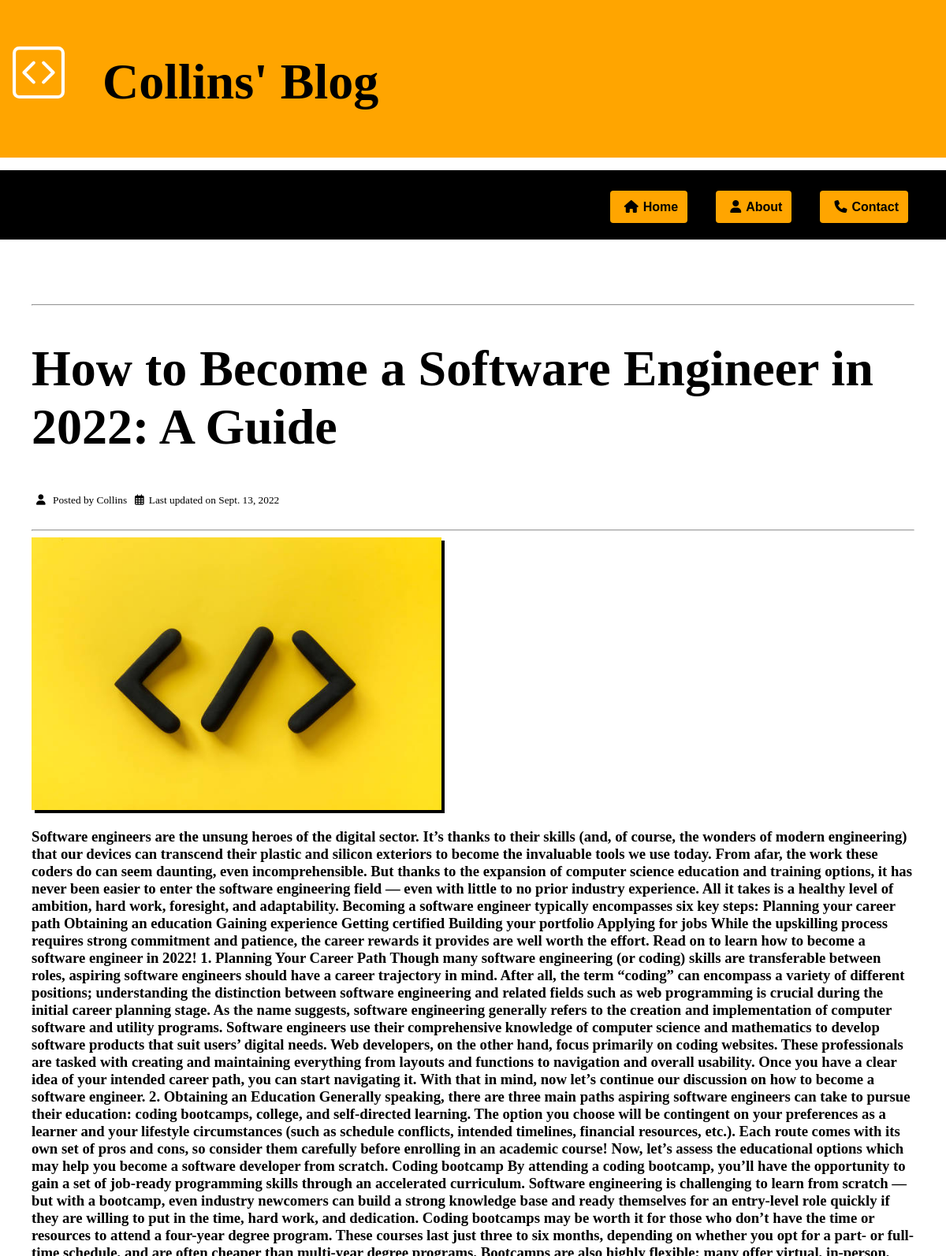
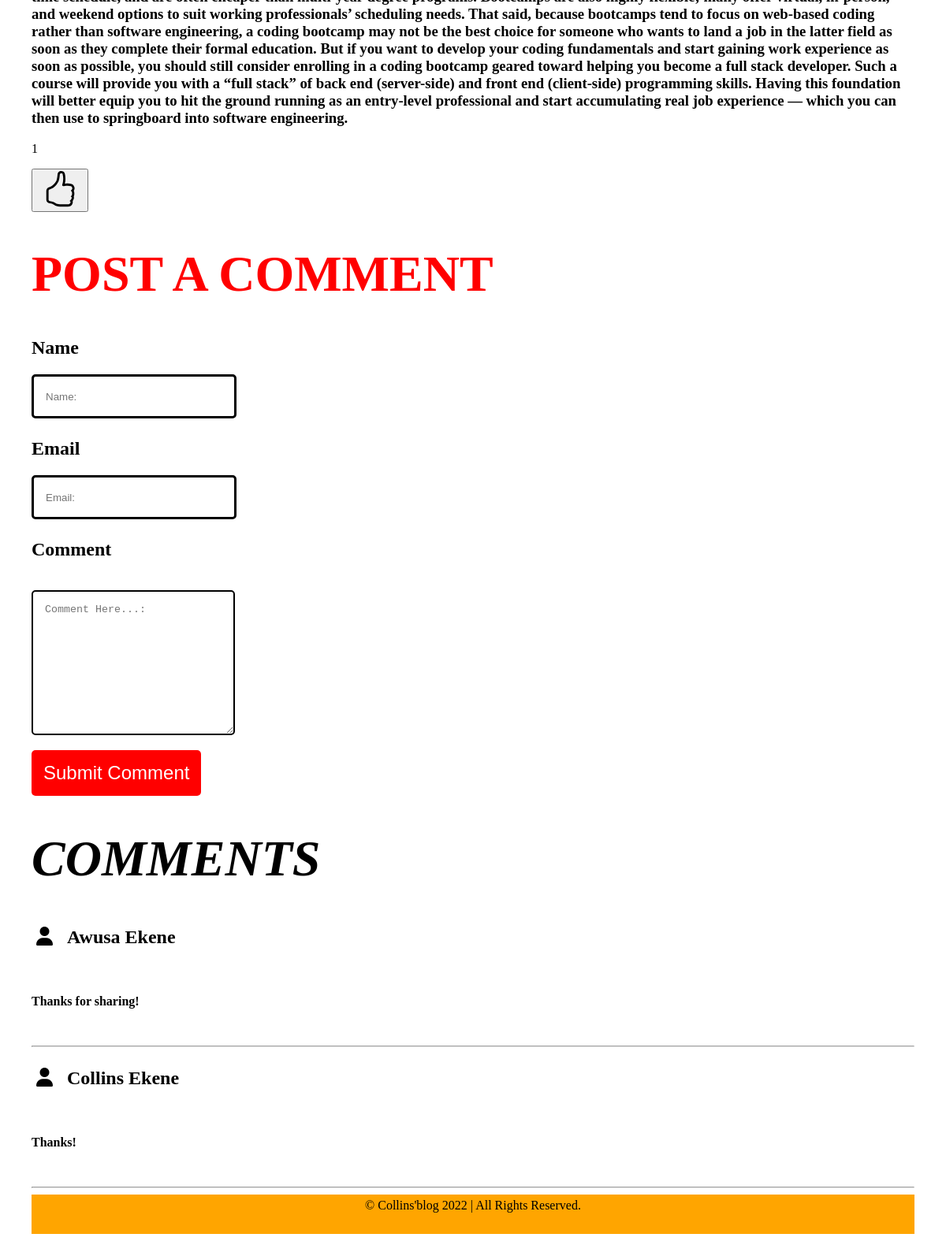
Screenshot of /how-to-become-a-software-engineer-in-2022-a-guide with the database file from the repository (2 pictures, top to bottom).
### Blog_Post/models.py (models this page shows, shortened)
class Post(models.Model):
    featured_image = models.ImageField(upload_to='Post_Images', blank=True)
    title = models.CharField(max_length=50)
    body = models.TextField()
    slug = models.SlugField()
    date_published = models.DateField(auto_now=True)
    author = models.ForeignKey(User, on_delete=models.CASCADE, related_name='authors')
    post_likes = models.ManyToManyField(User, related_name='post_likes', blank=True)

class Comment(models.Model):
    name = models.CharField(max_length=50)
    email = models.EmailField(max_length=50)
    comment_body = models.TextField(blank=False)
    post = models.ForeignKey(Post, on_delete=models.CASCADE, related_name='comments')

### Blog_Post/views.py (the view)
# urls.py: path('<slug:slug>', views.post_detail, name='post_detail'),
def post_detail(request, slug):
    post = Post.objects.get(slug= slug)
    comments = post.comments.all()
    new_comment = None
    notify=False
    if request.user.is_authenticated:
        user = request.user
        if post.post_likes.filter(id=user.id).exists():
            notify = True
    if request.method == 'POST':
        comments = post.comments.all()
        form = CommentForm(request.POST)
        if form.is_valid():
            new_comment = form.save(commit=False)
            new_comment.post = post
            new_comment.save()
            return HttpResponseRedirect(reverse('post_detail', args=[str(post.slug)]))
        if request.user.is_authenticated:
            user = request.user
            if post.post_likes.filter(id= user.id).exists():
                notify = False
                post.post_likes.remove(user)
            else:
                notfiy = True
                post.post_likes.add(user)
    else:
        form = CommentForm()
    return render(request, 'Blog_Post/post_detail.html', { 'notify': notify, 'post':post, 'comments': comments, 'form':form})

### Blog_Post/forms.py
class CommentForm(forms.ModelForm):
    name = forms.CharField(max_length=50, widget=forms.TextInput(attrs={
        'class': 'form-control', 'placeholder': 'Name:'
    }))
    email = forms.EmailField(max_length=50, widget=forms.EmailInput(attrs={
        'class': 'form-control', 'placeholder': 'Email:'
    }))
    comment_body = forms.CharField(widget=forms.Textarea(attrs={
        'id': 'form-textarea', 'placeholder': 'Comment Here...:'
    }))
    class Meta:
        model = Comment
        fields = ['name', 'email', 'comment_body']

### templates/Blog_Post/post_detail.html (shortened to what this page needs)
<!DOCTYPE html>
{% extends 'Blog_Post/base.html' %}
{% block content %}
<div class="container">
    <br />
    <hr />
    <h1>{{post.title}}</h1>
    <small><i class="fa-solid fa-user"></i> Posted by {{post.author}}</small>
    <small><i class="fa-regular fa-calendar-days"></i>Last updated on {{post.date_published}}</small> <br /> <br />
    <hr />
    <img src="{{ post.featured_image.url}}">
    <h3>{{post.body}}</h3>
    <p> {{post.post_likes.count}}</p>
    <form action="" method="POST">
    {% if notify %}
    <button id="like"> <svg xmlns="http://www.w3.org/2000/svg" width="56" height="46" fill="currentColor" class="bi bi-hand-thumbs-up-fill" viewBox="0 0 16 16">
        <path d="M6.956 1.745C7.021.81 7.908.087 8.864.325l.261.066c.463.116.874.456 1.012.965.22.816.533 2.511.062 4.51a9.84 9.84 0 0 1 .443-.051c.713-.065 1.669-.072 2.516.21.518.173.994.681 1.2 1.273.184.532.16 1.162-.234 1.733.058.119.103.242.138.363.077.27.113.567.113.856 0 .289-.036.586-.113.856-.039.135-.09.273-.16.404.169.387.107.819-.003 1.148a3.163 3.163 0 0 1-.488.901c.054.152.076.312.076.465 0 .305-.089.625-.253.912C13.1 15.522 12.437 16 11.5 16H8c-.605 0-1.07-.081-1.466-.218a4.82 4.82 0 0 1-.97-.484l-.048-.03c-.504-.307-.999-.609-2.068-.722C2.682 14.464 2 13.846 2 13V9c0-.85.685-1.432 1.357-1.615.849-.232 1.574-.787 2.132-1.41.56-.627.914-1.28 1.039-1.639.199-.575.356-1.539.428-2.59z"/>
      </svg>
    </button> <br />
    {% else %}
    <button>
    </button> <br />
    {% endif %}
    <h1 id="post-a-comment"> POST A COMMENT </h1>
</form>
<form method="POST">
   <h2>Name</h2> {{form.name}} <br />
   <h2>Email</h2> {{form.email}} <br /> <h2>Comment</h2> <br />
   {{form.comment_body}} <br />
    <input type='submit' id="submit_btn" value="Submit Comment">
</form>
<h1><em>COMMENTS</em></h1>
{% for comment in comments reversed %}
<h2><i class="fa-solid fa-user"> &nbsp </i>{{comment.name}}</h2> <br />
<h4>{{comment.comment_body}}</h4> <br />
<hr />
{% endfor %}
{% endblock %}

### static/css/base.css (style rules this page uses)
body { margin: 0px; padding: 0%; }
h1 { font-size: 4em; font-family: 'Lucida Sans'; }
i { color: #000; padding: 6px; height: 12px; }
img { width: 65vh; box-shadow: 4px 4px; }
.container { padding:40px; }
.form-control { width: 20%; height: 20px; padding: 15px; margin-bottom: 5px; border: 3px solid #000; border-radius: 5px; }
#form-textarea { width: 20%; padding: 15px; border: 2px solid #000; border-radius: 5px; margin-bottom: 15px; }
#post-a-comment { color: red; }
#submit_btn { padding: 15px; background-color: red; color:#fff; font-size: 1.5em; border: none; border-radius: 5px; cursor: pointer; }

### rows the page displays
Post: title "How to Become a Software Engineer in 2022: A Guide", author "Collins", date_published "Sept. 13, 2022", featured_image (picture), body "Software engineers are the unsung heroes of the digital sector. It’s thanks to their skills (and, of course, the wonders of modern engineering) that our devices can transcend their plastic and silicon exteriors to become the invaluable tools we use today. From afar, the work these coders do can seem daunting, even incomprehensible. But thanks to the expansion of computer science education and training options, it has never been easier to enter the software engineering field — even with little to no prior industry experience. All it takes is a healthy level of ambition, hard work, foresight, and adaptability. Becoming a software engineer typically encompasses six key steps: Planning your…", post_likes.count "1"
Comment: name "Awusa Ekene", comment_body "Thanks for sharing!"
Comment: name "Collins Ekene", comment_body "Thanks!"
